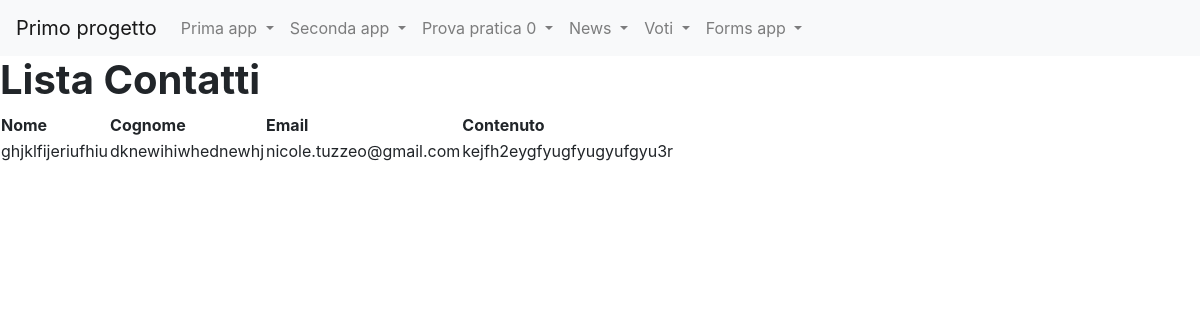
The app's page /forms_app/lista_contatti with its own data.
### forms_app/models.py (models this page shows)
class Contatto(models.Model):
    nome = models.CharField(max_length=100)
    cognome = models.CharField(max_length=100)
    email = models.EmailField(max_length=200)
    contenuto = models.TextField()

### forms_app/views.py (the view)
# urls.py: path('lista_contatti', lista_contatti , name="lista_contatti"),
def lista_contatti(request):
    contatto = Contatto.objects.all()
    context = {"contatto": contatto}
    return render(request, "forms_app/lista_contatti.html", context)

### forms_app/templates/forms_app/lista_contatti.html (shortened to what this page needs)
{% extends "base.html" %}
{% block content %}
    <h1><strong>Lista Contatti</strong></h1>
    <table>
        <tr>
            <th>Nome</th>
            <th>Cognome</th>
            <th>Email</th>
            <th>Contenuto</th>
        </tr>
        {% for contatto in contatto %}
            <tr>
                <td>{{ contatto.nome }}</td>
                <td>{{ contatto.cognome }}</td>
                <td>{{ contatto.email }}</td>
                <td>{{ contatto.contenuto }}</td>
            </tr>
        {% endfor %}
    </table>
{% endblock content %}

### records on screen
Contatto: nome "ghjklfijeriufhiu", cognome "dknewihiwhednewhj", email "nicole.tuzzeo@gmail.com", contenuto "kejfh2eygfyugfyugyufgyu3r"
